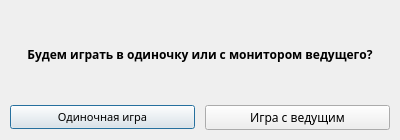
<?xml version="1.0" encoding="UTF-8"?>
<ui version="4.0">
 <class>Dialog</class>
 <widget class="QDialog" name="Dialog">
  <property name="geometry">
   <rect>
    <x>0</x>
    <y>0</y>
    <width>400</width>
    <height>140</height>
   </rect>
  </property>
  <property name="windowTitle">
   <string>Выбор режима игры</string>
  </property>
  <layout class="QHBoxLayout" name="horizontalLayout_2">
   <property name="leftMargin">
    <number>10</number>
   </property>
   <property name="topMargin">
    <number>10</number>
   </property>
   <property name="rightMargin">
    <number>10</number>
   </property>
   <property name="bottomMargin">
    <number>10</number>
   </property>
   <item>
    <layout class="QVBoxLayout" name="verticalLayout">
     <item>
      <widget class="QLabel" name="label">
       <property name="font">
        <font>
         <family>PT Sans</family>
         <pointsize>9</pointsize>
         <weight>75</weight>
         <bold>true</bold>
         <strikeout>false</strikeout>
         <kerning>false</kerning>
        </font>
       </property>
       <property name="text">
        <string>Будем играть в одиночку или с монитором ведущего?</string>
       </property>
       <property name="alignment">
        <set>Qt::AlignCenter</set>
       </property>
      </widget>
     </item>
     <item>
      <layout class="QHBoxLayout" name="horizontalLayout">
       <property name="spacing">
        <number>10</number>
       </property>
       <item>
        <widget class="QPushButton" name="singlePlay">
         <property name="font">
          <font>
           <family>PT Sans</family>
           <pointsize>8</pointsize>
          </font>
         </property>
         <property name="text">
          <string>Одиночная игра</string>
         </property>
        </widget>
       </item>
       <item>
        <widget class="QPushButton" name="hostPlay">
         <property name="font">
          <font>
           <family>PT Sans</family>
          </font>
         </property>
         <property name="text">
          <string>Игра с ведущим</string>
         </property>
        </widget>
       </item>
      </layout>
     </item>
    </layout>
   </item>
  </layout>
 </widget>
 <resources/>
 <connections/>
</ui>
